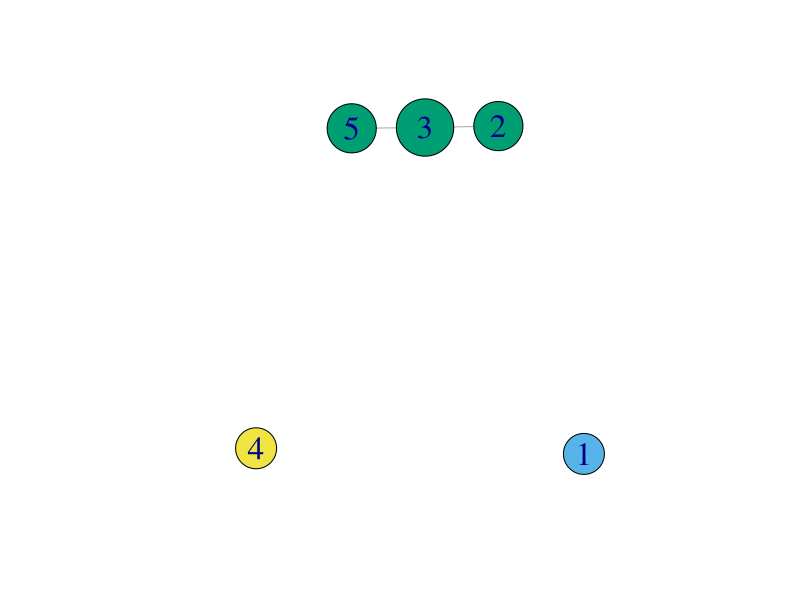
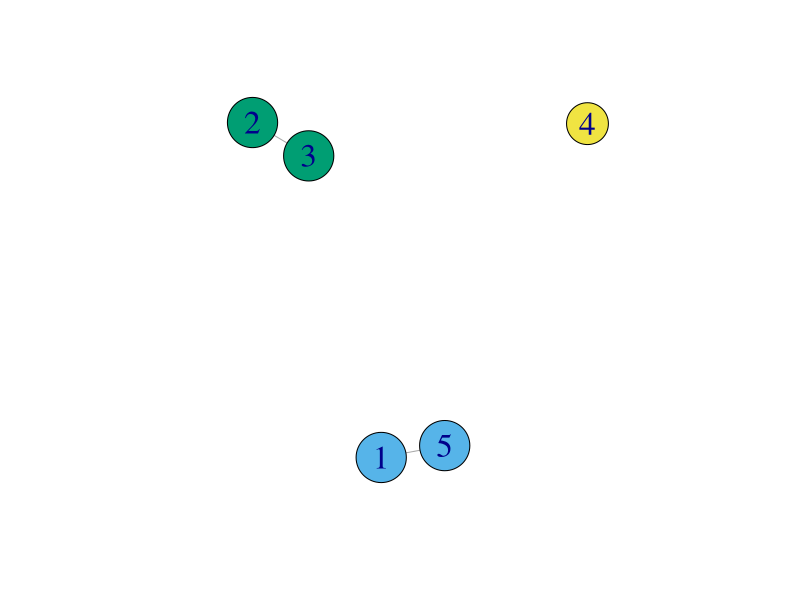
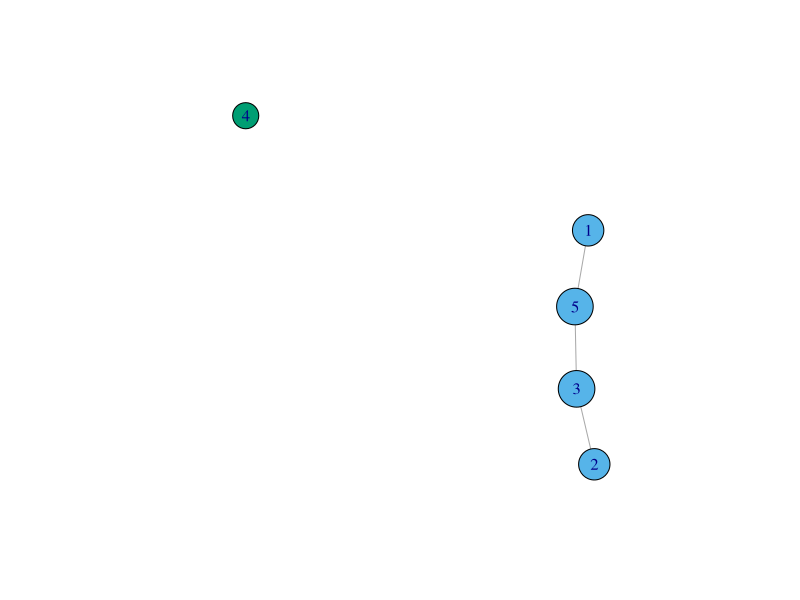

Reproduce these figures in R, in order.
# Gaussian Graphical Model Example

#Since we want to deal with Gaussian Data, the best way to guarantee the 
# data is truly normal is through simulation. 

# Import the package to generate the normal observations

library(mixtools)
library(reshape2)
library(ggplot2)
library(igraph)

# Set the seed so the result is reproducible

set.seed(123)

# Specify the number of variables

p <- 5

# Randomly generate the covariance matrices

cov_mat <- cov(matrix(rnorm(p*30), ncol=p))

# So now we have a covariance matrix, and we would like for some of the variables to be independent with one another

for(i in 1:p){
  
  for(j in 1:p){
    
    if(abs(cov_mat[i,j]) < 0.15 ){
      
      cov_mat[i,j] = 0
      
    }
    
  }
  
}
  
# So we now have the covariance matrix, we need to get the correlation matrix

Standard_Deviations <- sqrt(diag(cov_mat))
Inverse_Standard_Deviations <- 1/Standard_Deviations
corr_mat <- Inverse_Standard_Deviations * cov_mat * Inverse_Standard_Deviations

# Round the correlation matrix

cormat <- round(corr_mat,2)

# Get the upper triagular of the correlation matrix

get_upper_tri <- function(cormat){
  cormat[lower.tri(cormat)]<- NA
  return(cormat)
}

# Reorder the correlation matrix so that the variables with the highest correlations are closest

reorder_cormat <- function(cormat){
  # Use correlation between variables as distance
  dd <- as.dist((1-cormat)/2)
  hc <- hclust(dd)
  cormat <-cormat[hc$order, hc$order]
}

cormat <- reorder_cormat(cormat)
upper_tri <- get_upper_tri(cormat)
melted_cormat <- melt(upper_tri, na.rm = TRUE)

# Graphical Model

diag(corr_mat) <- 0 # We set the diagonal to zero so we do not have joins between nodes and themselves

cor_g <- graph_from_adjacency_matrix(corr_mat, mode='undirected', weighted = 'correlation') # We extract the network
cl <- clusters(cor_g) # We find the clusters in the data

deg <- degree(cor_g, mode="all") + 5 # We find the degree of "betweenness" of nodes

pdf("Network_One.pdf",10,10)
igraph.options(plot.layout=layout.graphopt)
plot(cor_g , vertex.color=cl$membership+1L, vertex.size = deg*5, vertex.label.cex = 2) 
dev.off()

mat_1 <- corr_mat

# Randomly generate the covariance matrices

cov_mat <- cov(matrix(rnorm(p*30), ncol=p))

# So now we have a covariance matrix, and we would like for some of the variables to be independent with one another

for(i in 1:p){
  
  for(j in 1:p){
    
    if(abs(cov_mat[i,j]) < 0.15 ){
      
      cov_mat[i,j] = 0
      
    }
    
  }
  
}

# So we now have the covariance matrix, we need to get the correlation matrix

Standard_Deviations <- sqrt(diag(cov_mat))
Inverse_Standard_Deviations <- 1/Standard_Deviations
corr_mat <- Inverse_Standard_Deviations * cov_mat * Inverse_Standard_Deviations

# Round the correlation matrix

cormat <- round(corr_mat,2)

# Get the upper triagular of the correlation matrix

get_upper_tri <- function(cormat){
  cormat[lower.tri(cormat)]<- NA
  return(cormat)
}

# Reorder the correlation matrix so that the variables with the highest correlations are closest

reorder_cormat <- function(cormat){
  # Use correlation between variables as distance
  dd <- as.dist((1-cormat)/2)
  hc <- hclust(dd)
  cormat <-cormat[hc$order, hc$order]
}

cormat <- reorder_cormat(cormat)
upper_tri <- get_upper_tri(cormat)
melted_cormat <- melt(upper_tri, na.rm = TRUE)

# Graphical Model

diag(corr_mat) <- 0 # We set the diagonal to zero so we do not have joins between nodes and themselves

cor_g <- graph_from_adjacency_matrix(corr_mat, mode='undirected', weighted = 'correlation') # We extract the network
cl <- clusters(cor_g) # We find the clusters in the data

deg <- degree(cor_g, mode="all") + 5 # We find the degree of "betweenness" of nodes

pdf("Network_Two.pdf",10,10)
igraph.options(plot.layout=layout.graphopt)
plot(cor_g , vertex.color=cl$membership+1L, vertex.size = deg*5, vertex.label.cex = 2) 
dev.off()

mat_2 <- corr_mat

diff <- mat_1 - mat_2

cor_g <- graph_from_adjacency_matrix(diff, mode='undirected', weighted = 'correlation') # We extract the network
cl <- clusters(cor_g) # We find the clusters in the data

deg <- degree(cor_g, mode="all") + 5 # We find the degree of "betweenness" of nodes

pdf("Network_Diff.pdf",10,10)
igraph.options(plot.layout=layout.graphopt)
plot(cor_g , vertex.color=cl$membership+1L, vertex.size = deg*3) 
dev.off()
